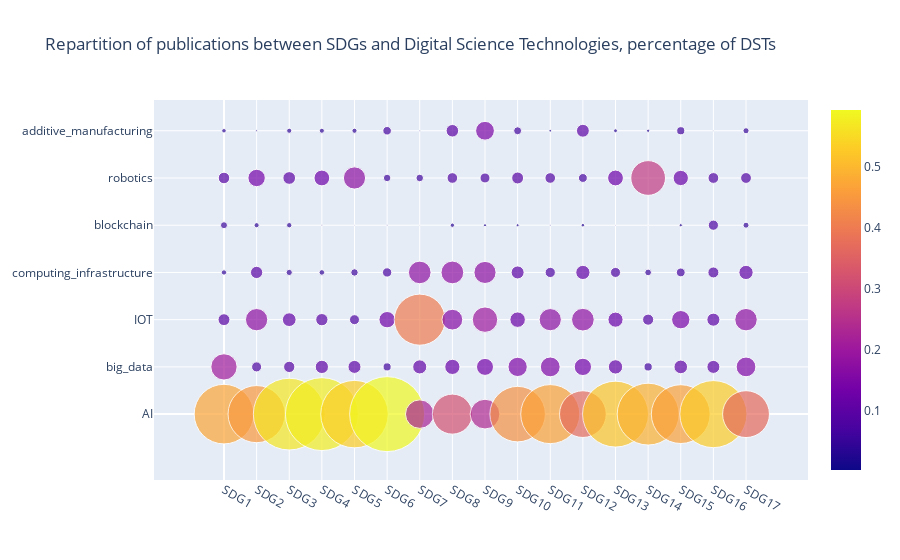

Here is the notebook cell this chart was saved with:
### Code cell
fig = plot_bubble_graph(df_summary_dst, size_circle=75,  title='Repartition of publications between SDGs and Digital Science Technologies, percentage of DSTs',save=True, resolution=(1280,720))
fig.show()
